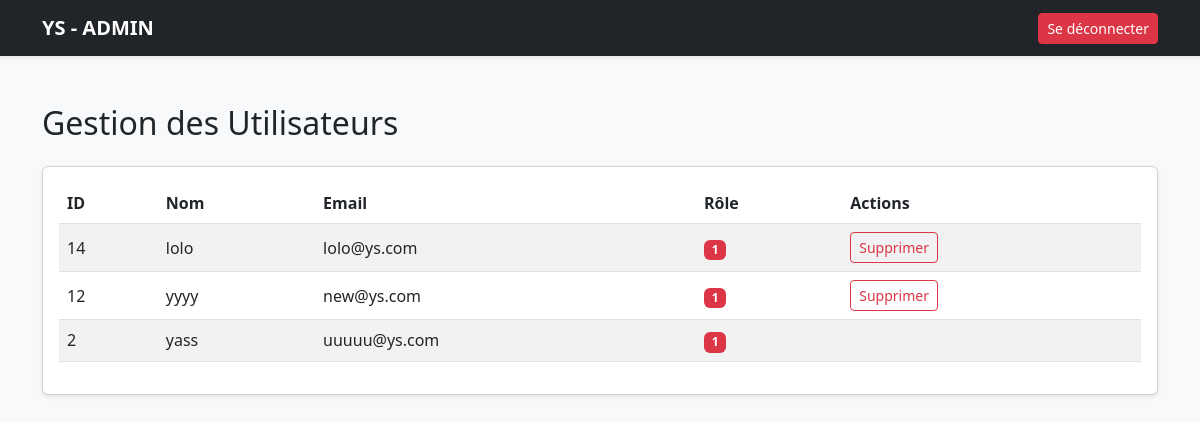
The app's page /admin.php (signed in), older data.
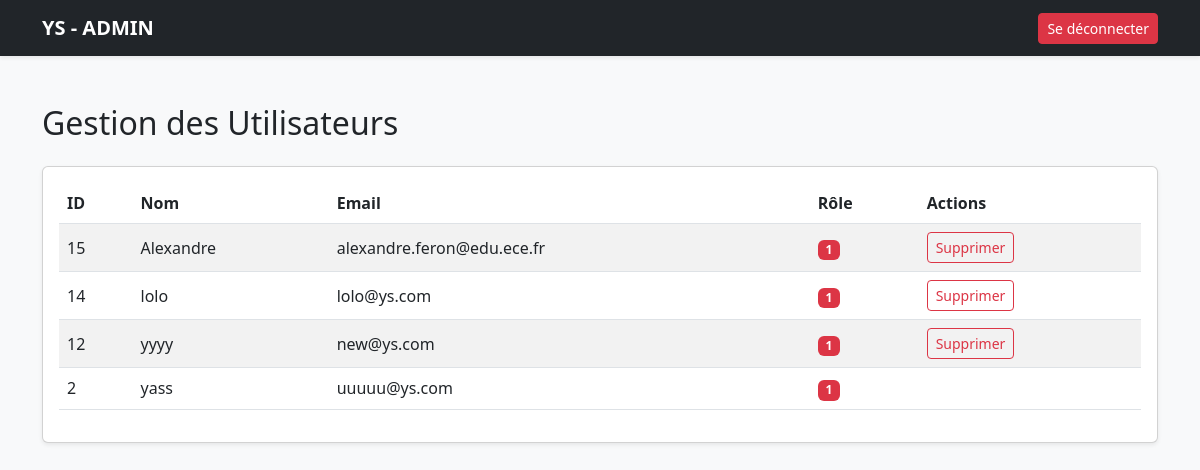
The same page, newer data.
### tables this page shows
CREATE TABLE `utilisateurs` (
  `id` int(11) NOT NULL,
  `nom` varchar(100) NOT NULL,
  `email` varchar(150) NOT NULL,
  `password` varchar(255) NOT NULL,
  `role` enum('membre','admin') DEFAULT 'membre',
  `avatar` varchar(255) DEFAULT 'default_avatar.png',
  `role_id` int(11) DEFAULT '1'
);

### admin.php (the view, shortened to what this page needs)
<?php
require 'config/db_connect.php';
$result = mysqli_query($connexion, "SELECT id, nom, email, role_id FROM utilisateurs ORDER BY id DESC");
$utilisateurs = mysqli_fetch_all($result, MYSQLI_ASSOC);
?>
<!DOCTYPE html>
<html lang="fr">
<head>
    <link href="https://cdn.jsdelivr.net/npm/bootstrap@5.3.0/dist/css/bootstrap.min.css" rel="stylesheet">
</head>
<body class="bg-light">
<nav class="navbar navbar-expand-lg navbar-dark bg-dark shadow-sm">
    <div class="container">
        <a class="navbar-brand fw-bold" href="index.php">YS - ADMIN</a>
        <div class="d-flex">
            <a href="deconnexion.php" class="btn btn-danger btn-sm">Se déconnecter</a>
        </div>
    </div>
</nav>
<div class="container mt-5">
    <h2>Gestion des Utilisateurs</h2>
    <div class="card shadow-sm mt-4">
        <div class="card-body">
            <table class="table table-striped align-middle">
                <thead>
                    <tr>
                        <th>ID</th>
                        <th>Nom</th>
                        <th>Email</th>
                        <th>Rôle</th>
                        <th>Actions</th>
                    </tr>
                </thead>
                <tbody>
                    <?php foreach ($utilisateurs as $user): ?>
                    <tr>
                        <td><?= $user['id'] ?></td>
                        <td><?= htmlspecialchars($user['nom']) ?></td>
                        <td><?= htmlspecialchars($user['email']) ?></td>
                        <td>
                            <span class="badge <?= ($user['role_id'] === 'admin' || $user['role_id'] == 1) ? 'bg-danger' : 'bg-primary' ?>">
                                <?= htmlspecialchars($user['role_id']) ?>
                            </span>
                        </td>
                        <td>
                            <?php if ($user['id'] != $_SESSION['user_id']): ?>
                            <form method="POST" style="display:inline-block;" onsubmit="return confirm('Êtes-vous sûr de supprimer ce compte ?');">
                                <button type="submit" class="btn btn-sm btn-outline-danger">Supprimer</button>
                            </form>
                            <?php endif; ?>
                        </td>
                    </tr>
                    <?php endforeach; ?>
                </tbody>
            </table>
        </div>
    </div>
</div>
</body>
</html>

Row changes from the older to the newer data that the page shows:
added utilisateurs: id "15", nom "Alexandre", email "alexandre.feron@edu.ece.fr", role "1"
